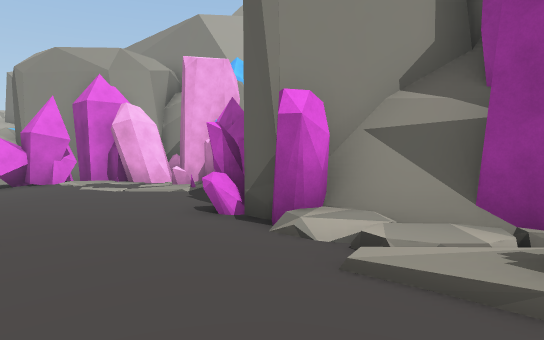
[1] (above)

19 first-person views from a walk through a 3-D level made in the Unity game engine. The camera is 1.5 m above the floor, tilts 2° down and sees 70° across. The floor is counted in squares, 2 m on a side. Each view is taken from the middle of a square. On the plan, view 1 faces up. The plan holds only what a view shows up to about 12 squares ahead; the rest is blank. The place goes on beyond the plan. The player character is not drawn.

[2]
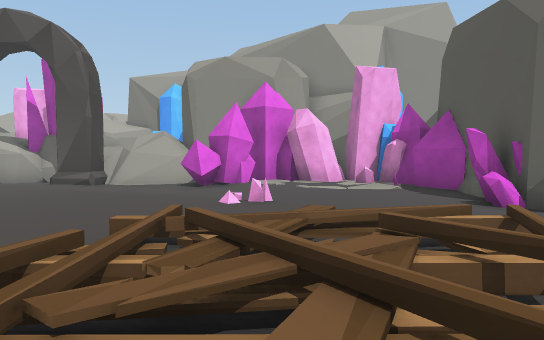

[3]
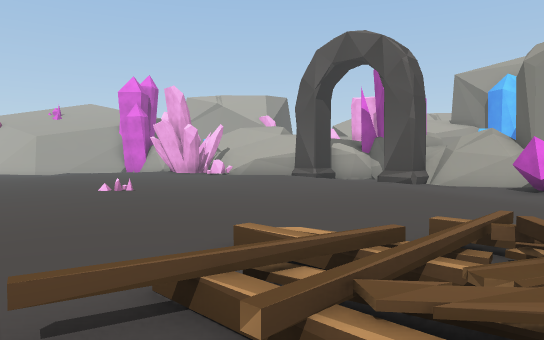

[4]
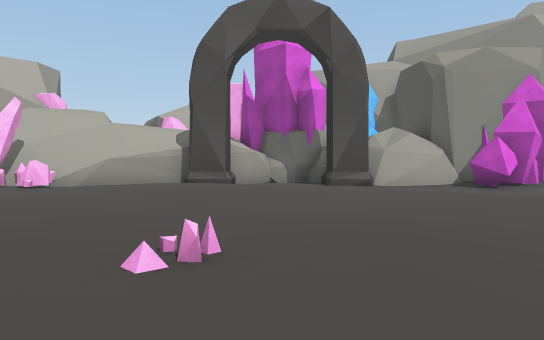

[5]
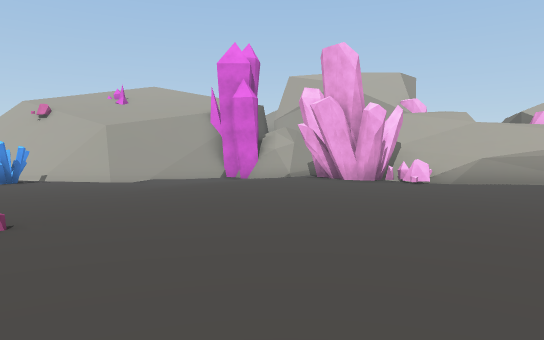

[6]
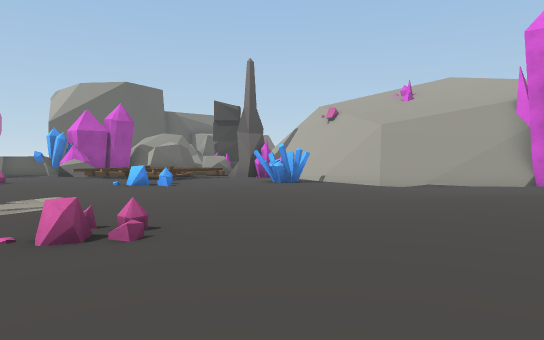

[7]
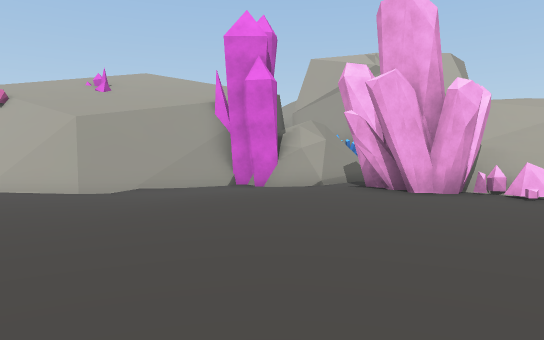

[8]
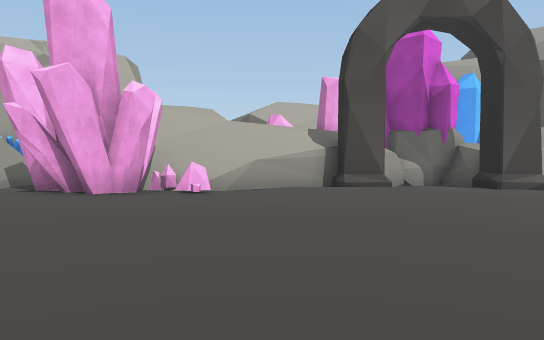

[9]
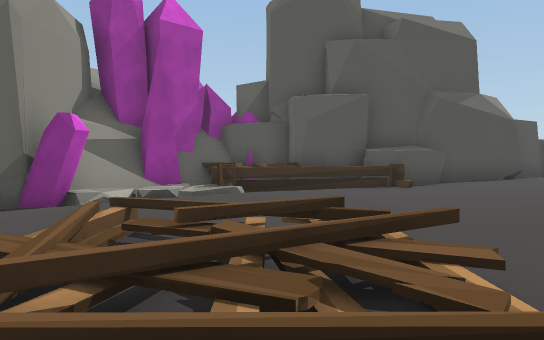

[10]
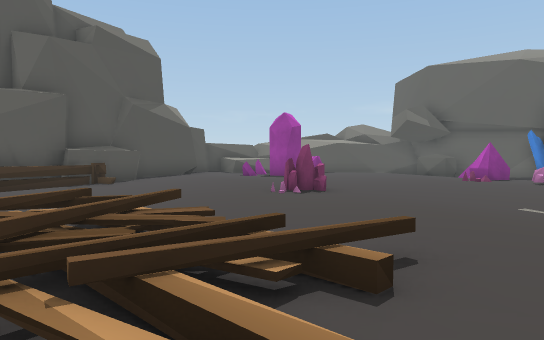

[11]
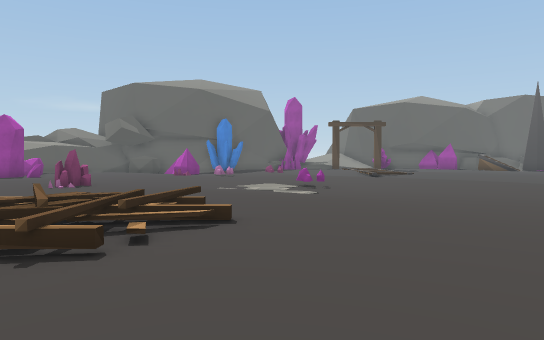

[12]
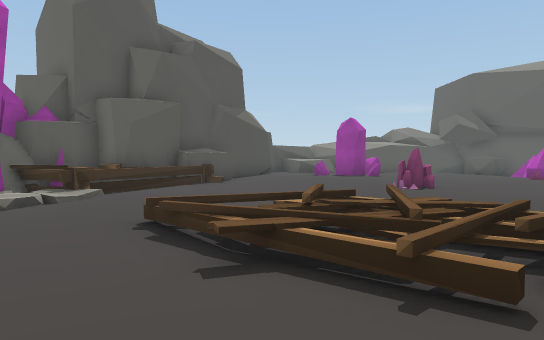

[13]
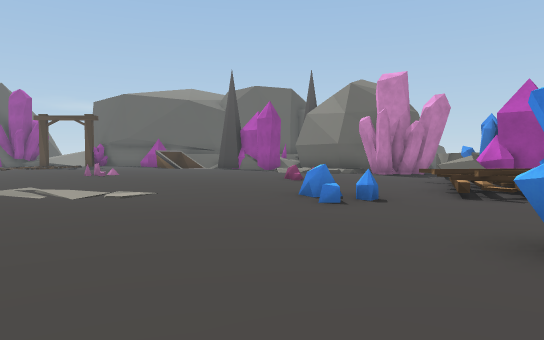

[14]
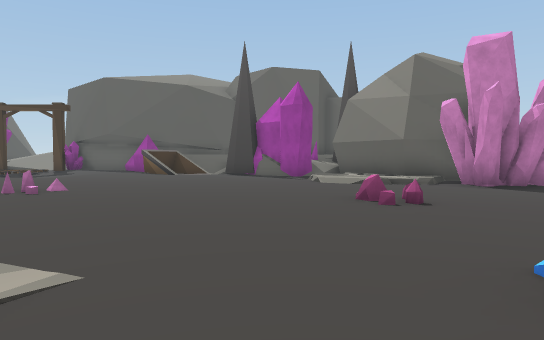

[15]
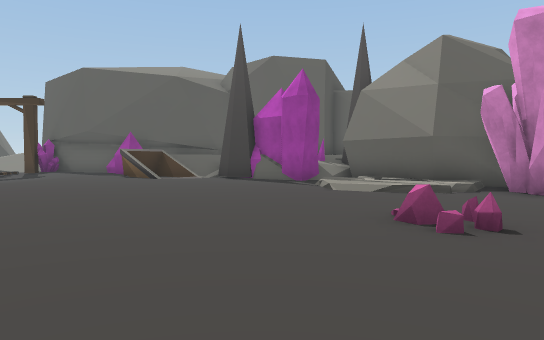

[16]
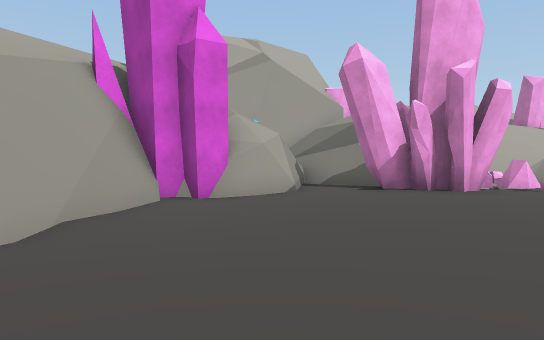

[17]
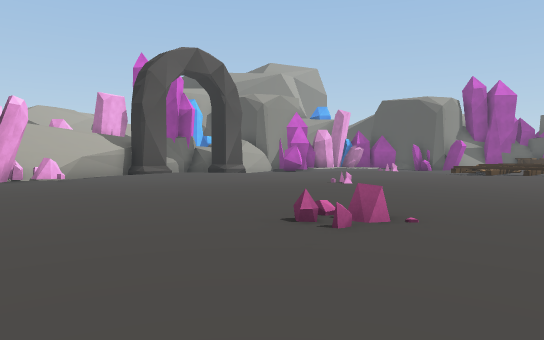

[18]
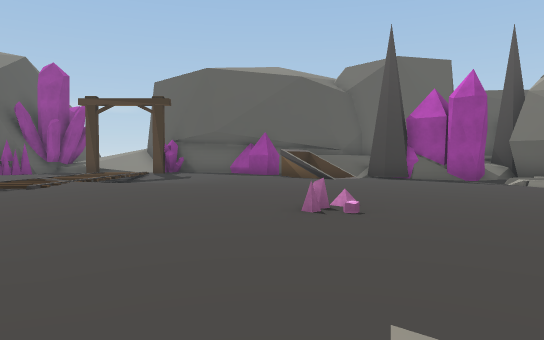

[19]
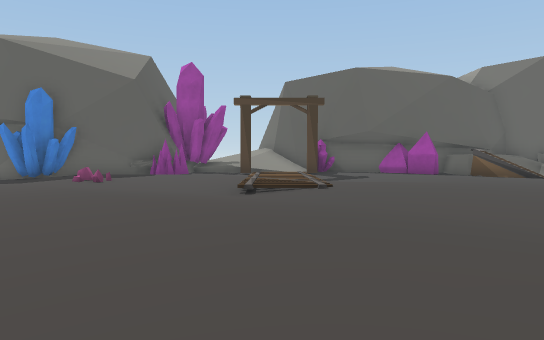

### Floor plan
Key: @ floor where view 1 was taken; # wall or solid block; . main floor; : floor 0.25 m higher than the main floor; - floor 0.25 m lower than the main floor; + floor 0.5 m higher than the main floor; / step, stairs or slope; = window, fence, low wall or low ledge; ^ raised ledge; C crystal; O other object.
Columns run from 28 left of view 1 to 5 right of it. Each row starts with its distance up from view 1.
 13               ####
 12     ###      ##--########
 11     #.#########--##//CC.###
 10    ##.. ###.../ ..---C./..##
  9  ###/.###C...::....---/...=##
  8  #--//.#...........//--.....#
  7  #--//..............//--..-##
  6  #--//..............:./C.--###
  5  #---/.....................-###
  4 ##----..................-..///##
  3 ------........C.......==-/..//####
  2 CC.................../=+==.::/^^^#
  1 CC...................///==....^^ #
  0 ---....../.........../=/=/-.@..^#^
 -1 .----..../C.........:......-...^^
 -2 ..C---.........................##
 -3 =.C..---..    ...--.............##
 -4 .......---   :..-----....C:::....#
 -5 .........--. ::..--C.-....:::::::#
 -6 ...........- .::...C.......::: ::#
 -7 ..C............::..   ..:...    ::
 -8 ........C:......:...  .:::..
 -9 .........:::......:.  .::::
-10 .........::::..-//... O.O
-11 :///.....::::://--......
-12 # //.....:::::///--...
-13 ##//....:::.  ////.....
-14  ###.../:::/-   ///.C..
-15  ####.. O:://   /:::::..
-16        OO              O

Where each view was taken, in squares from view 1:
view 1: 0 up, 0 right, facing up
view 2: 1 down, 5 left, facing up
view 3: 1 down, 5 left, facing up-left
view 4: 0 up, 13 left, facing up
view 5: 1 down, 14 left, facing up-left
view 6: 1 up, 15 left, facing left
view 7: 1 up, 17 left, facing up-left
view 8: 1 up, 17 left, facing up
view 9: 1 up, 7 left, facing right
view 10: 2 up, 8 left, facing down-right
view 11: 6 up, 8 left, facing down
view 12: 5 up, 7 left, facing down-right
view 13: 4 up, 25 left, facing down
view 14: 1 down, 24 left, facing down
view 15: 3 down, 24 left, facing down
view 16: 1 up, 24 left, facing up
view 17: 3 down, 22 left, facing up-right
view 18: 3 down, 19 left, facing down
view 19: 3 down, 13 left, facing down
